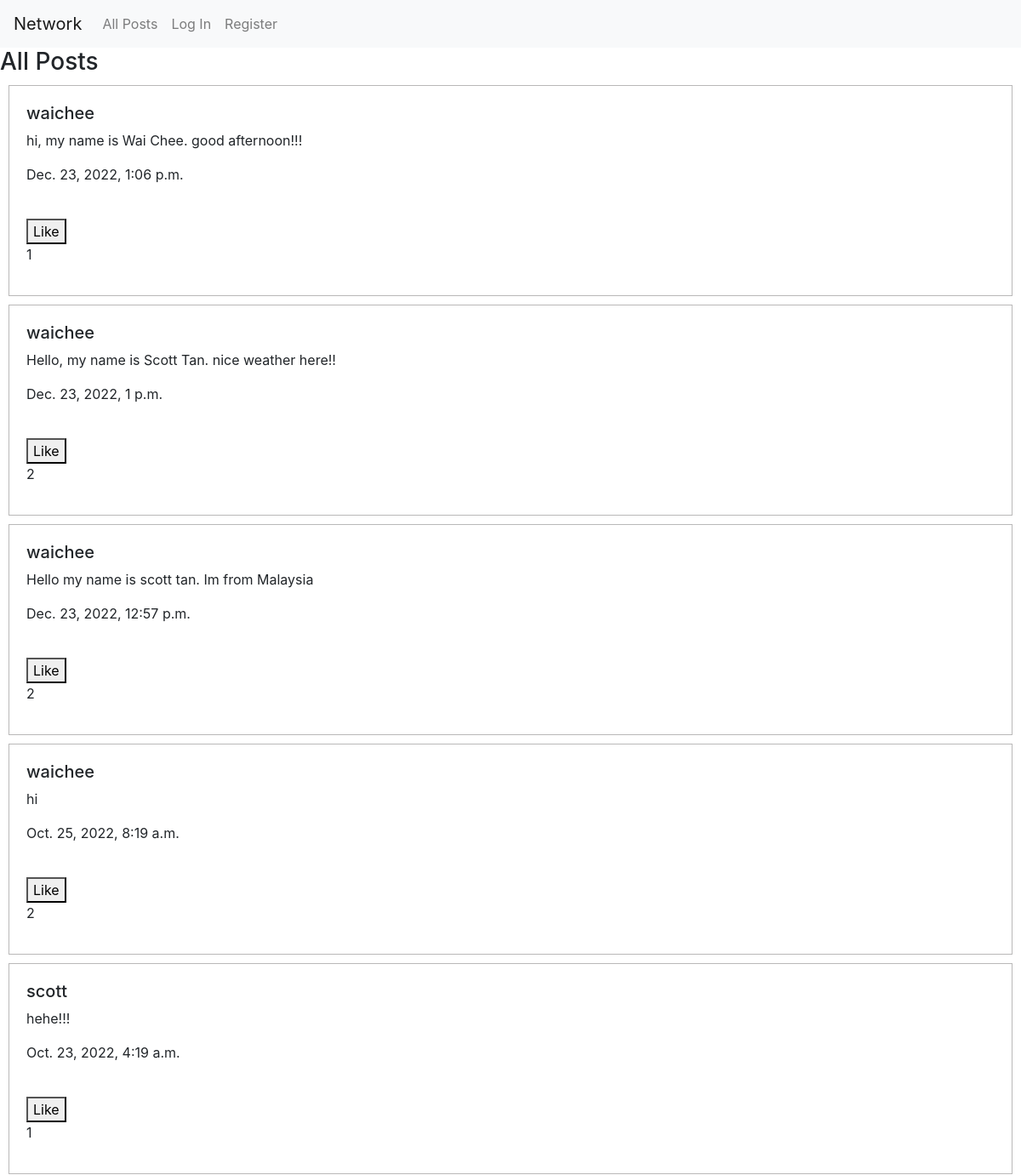
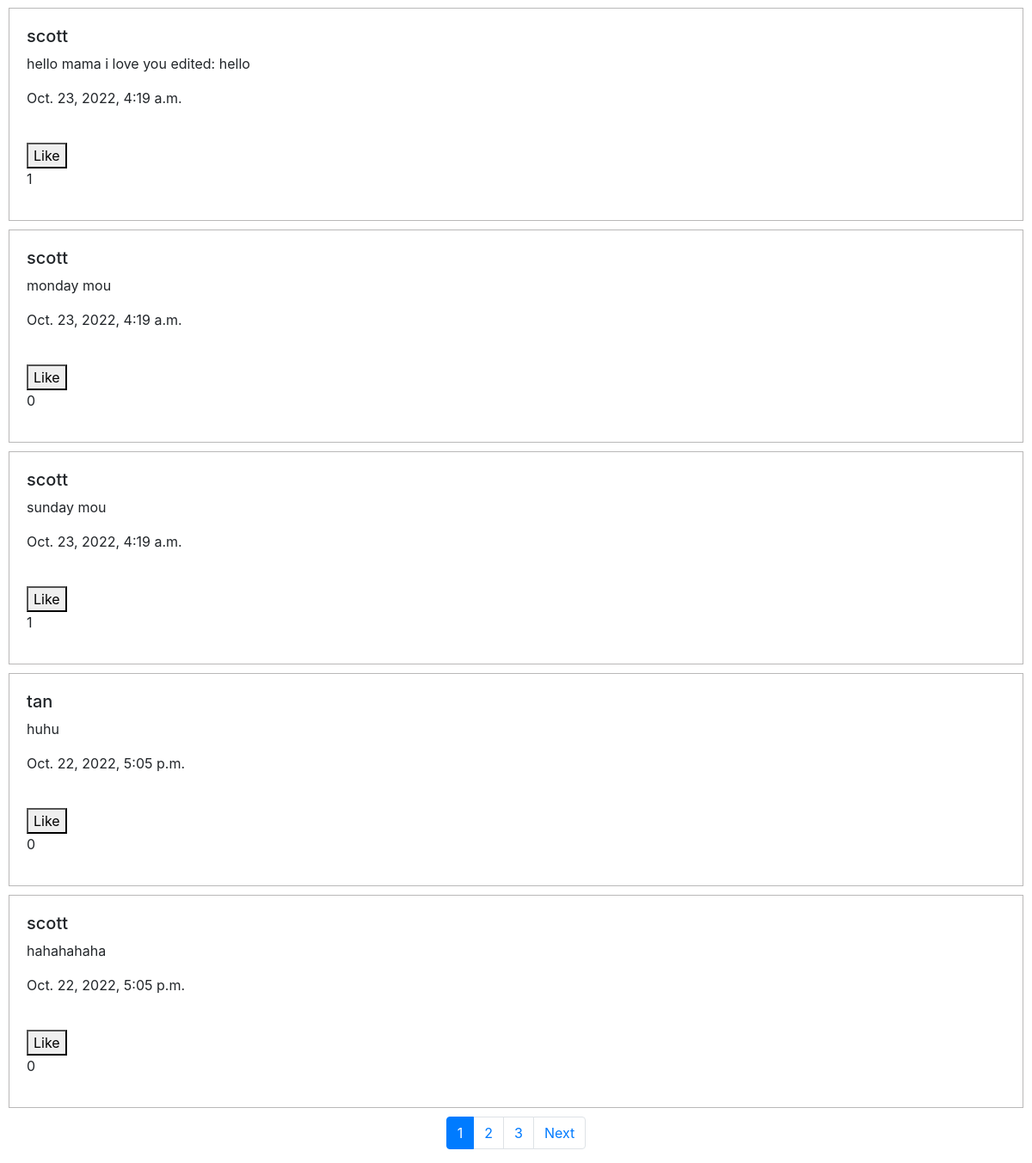
The page / on the database its author committed (2 pictures, top to bottom).
### network/models.py (models this page shows, shortened)
class Post(models.Model):
    user = models.ForeignKey(User, on_delete=models.CASCADE, related_name="posts")
    content = models.CharField(max_length=300)
    timestamp = models.DateTimeField(auto_now_add=True)
    like = models.ManyToManyField(User, blank=True, related_name="liked_user")

class User(AbstractUser):
    pass

### network/views.py (the view, shortened to what this page needs)
# urls.py: path("", views.index, name="index"),
def index(request):
    postData = Post.objects.all().order_by('-timestamp')
    paginator = Paginator(postData, POST_PER_PAGE)
    page_number = request.GET.get('page')
    page_obj = paginator.get_page(page_number)
    return render(request, "network/index.html", {
        "postData": page_obj,
    })

### network/templates/network/index.html (shortened to what this page needs)
{% extends "network/layout.html" %}
{% load static %}
{% block body %}
  <div id="posts-view">
  </div>
  {% for post in postData %}
    <div class="box">
      <h5>{{ post.user }}</h5>
      <p id="post-content-{{post.id}}" class="post">{{ post.content }}</p>
      <p>{{ post.timestamp }}</p>
      <br>
      {% if not request.user in post.like.all %}
      <button data-id="{{post.id}}" id="post-like-{{post.id}}" class="likedpost" data-liked="no">Like</button>
      {% else %}
      <button data-id="{{post.id}}" id="post-like-{{post.id}}" class="likedpost" data-liked="yes">Liked</button>
      {% endif %}
      <p id="post-count-{{post.id}}">{{post.like.count}}</p>
    </div>
  {% endfor %}
{% endblock %}

### network/templates/network/layout.html (shortened to what this page needs)
{% load static %}
<!DOCTYPE html>
<html lang="en">
    <head>
        <link rel="stylesheet" href="https://stackpath.bootstrapcdn.com/bootstrap/4.4.1/css/bootstrap.min.css">
        <link href="{% static 'network/styles.css' %}" rel="stylesheet">
    </head>
    <body>
        <nav class="navbar navbar-expand-lg navbar-light bg-light">
            <a class="navbar-brand" href="#">Network</a>
            <div>
              <ul class="navbar-nav mr-auto">
                <li class="nav-item">
                  <a class="nav-link" href="{% url 'index' %}" id="allPosts">All Posts</a>
                </li>
                {% if user.is_authenticated %}
                    <li class="nav-item">
                        <a class="nav-link" href="{% url 'following' %}" id="following">Following</a>
                    </li>
                    <li class="nav-item">
                        <a class="nav-link" href="{% url 'logout' %}" id="logOut">Log Out</a>
                    </li>
                {% else %}
                    <li class="nav-item">
                        <a class="nav-link" href="{% url 'login' %}" >Log In</a>
                    </li>
                    <li class="nav-item">
                        <a class="nav-link" href="{% url 'register' %}">Register</a>
                    </li>
                {% endif %}
              </ul>
            </div>
          </nav>
        <div class="body">
            {% block body %}
            {% endblock %}
        </div>
        <nav aria-label="Page navigation example">
            <ul class="pagination justify-content-center">
                {% if postData.paginator.num_pages > 1 %}
                {% for num in postData.paginator.page_range %}
                {% if postData.number == num %}
                    <li class="page-item active" ><a class="page-link" href="#">{{ num }}</a></li>
                {% else %}
                    <li class="page-item " ><a class="page-link" href="?page={{ num }}">{{ num }}</a></li>
                {% endif %}
                {% endfor %}
                {% endif %}
                {% if postData.has_next %}
                     <li class="page-item"><a class="page-link" href="?page={{ postData.next_page_number }}">Next</a></li>
                {% endif %}
            </ul>
          </nav>
    </body>
</html>

### network/static/network/styles.css (style rules this page uses)
.box { padding: 20px; border: 1px solid rgb(185, 184, 184); margin: 10px; }

### rows shown on the page
Post: user "waichee", content "hi, my name is Wai Chee. good afternoon!!!", timestamp "Dec. 23, 2022, 1:06 p.m.", like.count "1"
Post: user "waichee", content "Hello, my name is Scott Tan. nice weather here!!", timestamp "Dec. 23, 2022, 1 p.m.", like.count "2"
Post: user "waichee", content "Hello my name is scott tan. Im from Malaysia", timestamp "Dec. 23, 2022, 12:57 p.m.", like.count "2"
Post: user "waichee", content "hi", timestamp "Oct. 25, 2022, 8:19 a.m.", like.count "2"
Post: user "scott", content "hehe!!!", timestamp "Oct. 23, 2022, 4:19 a.m.", like.count "1"
Post: user "scott", content "hello mama i love you edited: hello", timestamp "Oct. 23, 2022, 4:19 a.m.", like.count "1"
Post: user "scott", content "monday mou", timestamp "Oct. 23, 2022, 4:19 a.m.", like.count "0"
Post: user "scott", content "sunday mou", timestamp "Oct. 23, 2022, 4:19 a.m.", like.count "1"
Post: user "tan", content "huhu", timestamp "Oct. 22, 2022, 5:05 p.m.", like.count "0"
Post: user "scott", content "hahahahaha", timestamp "Oct. 22, 2022, 5:05 p.m.", like.count "0"

### other values the page prints
{{ num }} "1"
{{ num }} "2" "3"
